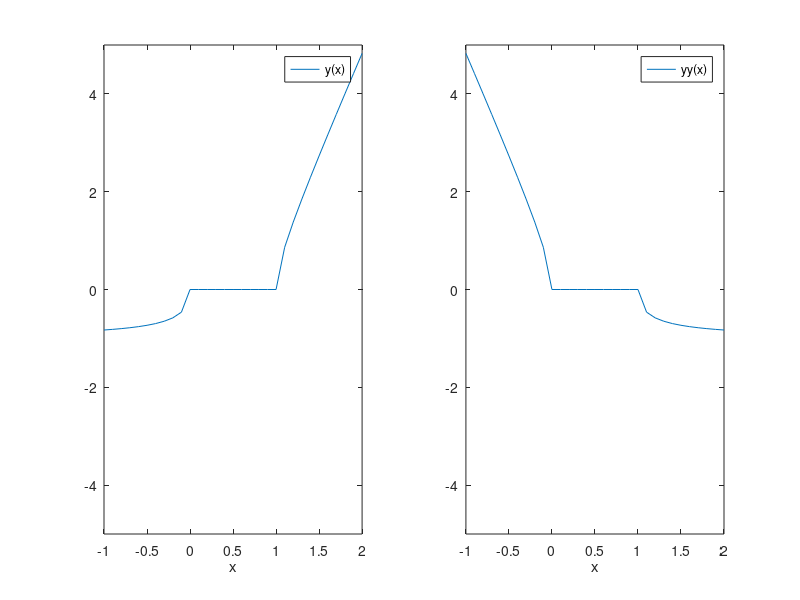

The MATLAB source for this figure:
% G32RESGG
% Calculation of Resonator using g1, g2, and d
function G32RESGG;

r1 = 1;
r2 = 1;
d = 2;
g1 = 1 - d/r1;
g2 = 1 - d/r2;

Lamda1 = -1 + 2*g1*g2+2*sqrt(-g1*g2+(g1^2)*(g2^2))
Lamda2 = -1 + 2*g1*g2-2*sqrt(-g1*g2+(g1^2)*(g2^2))
% Lamda1 = 1
% Lamda2 = 1


% we set the product g1g2 = x and plot it over the range from -1 to 2
x = (-1:0.1:2);
y = abs((2*x-1)+sqrt((2*x-1).^2-1))-1;
yy = abs((2*x-1)-sqrt((2*x-1).^2-1))-1;

figure(1);
subplot(1,2,1);
plot(x,y);
axis([-1 2 -5 5]);
xlabel('x');
legend('y(x)');

subplot(1,2,2);
plot(x,yy);
axis([-1 2 -5 5]);
xlabel('x');
legend('yy(x)');
